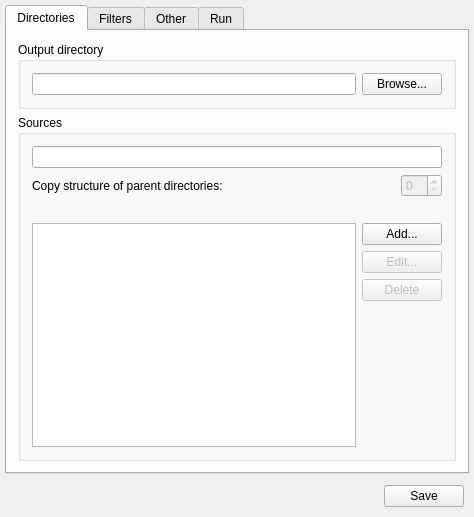
<?xml version="1.0" encoding="UTF-8"?>
<ui version="4.0">
 <class>MainWindow</class>
 <widget class="QWidget" name="MainWindow">
  <property name="geometry">
   <rect>
    <x>0</x>
    <y>0</y>
    <width>474</width>
    <height>517</height>
   </rect>
  </property>
  <property name="windowTitle">
   <string>randcp 2.6</string>
  </property>
  <layout class="QVBoxLayout" name="verticalLayout_4">
   <property name="spacing">
    <number>6</number>
   </property>
   <property name="margin">
    <number>5</number>
   </property>
   <item>
    <widget class="QTabWidget" name="tabWidget">
     <property name="enabled">
      <bool>true</bool>
     </property>
     <property name="currentIndex">
      <number>0</number>
     </property>
     <widget class="QWidget" name="dirTab">
      <attribute name="title">
       <string>Directories</string>
      </attribute>
      <layout class="QVBoxLayout" name="verticalLayout">
       <item>
        <widget class="QGroupBox" name="outDirGroupBox">
         <property name="title">
          <string>Output directory</string>
         </property>
         <layout class="QHBoxLayout" name="horizontalLayout_3">
          <item>
           <widget class="DropLineEdit" name="outDirLineEdit">
            <property name="readOnly">
             <bool>true</bool>
            </property>
           </widget>
          </item>
          <item>
           <widget class="QPushButton" name="outDirBrowseButton">
            <property name="text">
             <string>Browse...</string>
            </property>
           </widget>
          </item>
         </layout>
        </widget>
       </item>
       <item>
        <widget class="QGroupBox" name="sourcesGroupBox">
         <property name="title">
          <string>Sources</string>
         </property>
         <layout class="QVBoxLayout" name="verticalLayout_3">
          <item>
           <layout class="QHBoxLayout" name="horizontalLayout_2">
            <item>
             <widget class="QLineEdit" name="srcLineEdit">
              <property name="readOnly">
               <bool>true</bool>
              </property>
             </widget>
            </item>
           </layout>
          </item>
          <item>
           <layout class="QHBoxLayout" name="horizontalLayout_5">
            <item>
             <widget class="QLabel" name="label">
              <property name="text">
               <string>Copy structure of parent directories:</string>
              </property>
              <property name="buddy">
               <cstring>parentDirSpinBox</cstring>
              </property>
             </widget>
            </item>
            <item>
             <spacer name="horizontalSpacer_2">
              <property name="orientation">
               <enum>Qt::Horizontal</enum>
              </property>
              <property name="sizeHint" stdset="0">
               <size>
                <width>40</width>
                <height>20</height>
               </size>
              </property>
             </spacer>
            </item>
            <item>
             <widget class="QSpinBox" name="parentDirSpinBox">
              <property name="enabled">
               <bool>false</bool>
              </property>
             </widget>
            </item>
           </layout>
          </item>
          <item>
           <widget class="QLabel" name="srcStatusLabel">
            <property name="text">
             <string/>
            </property>
           </widget>
          </item>
          <item>
           <layout class="QHBoxLayout" name="srcHLayout">
            <item>
             <widget class="QListView" name="srcListView">
              <property name="acceptDrops">
               <bool>true</bool>
              </property>
             </widget>
            </item>
            <item>
             <layout class="QVBoxLayout" name="verticalLayout_2">
              <item>
               <widget class="QPushButton" name="addSrcButton">
                <property name="enabled">
                 <bool>true</bool>
                </property>
                <property name="text">
                 <string>Add...</string>
                </property>
               </widget>
              </item>
              <item>
               <widget class="QPushButton" name="editSrcButton">
                <property name="enabled">
                 <bool>false</bool>
                </property>
                <property name="text">
                 <string>Edit...</string>
                </property>
               </widget>
              </item>
              <item>
               <widget class="QPushButton" name="delSrcButton">
                <property name="enabled">
                 <bool>false</bool>
                </property>
                <property name="text">
                 <string>Delete</string>
                </property>
               </widget>
              </item>
              <item>
               <spacer name="verticalSpacer">
                <property name="orientation">
                 <enum>Qt::Vertical</enum>
                </property>
                <property name="sizeHint" stdset="0">
                 <size>
                  <width>20</width>
                  <height>40</height>
                 </size>
                </property>
               </spacer>
              </item>
             </layout>
            </item>
           </layout>
          </item>
         </layout>
        </widget>
       </item>
      </layout>
     </widget>
     <widget class="QWidget" name="filterTab">
      <attribute name="title">
       <string>Filters</string>
      </attribute>
      <layout class="QVBoxLayout" name="verticalLayout_5">
       <item>
        <widget class="QCheckBox" name="filterCheckBox">
         <property name="text">
          <string>Use filter file extensions</string>
         </property>
         <property name="checked">
          <bool>true</bool>
         </property>
        </widget>
       </item>
       <item>
        <widget class="QGroupBox" name="filterGroupBox">
         <property name="title">
          <string>Filter file extensions</string>
         </property>
         <layout class="QVBoxLayout" name="verticalLayout_7">
          <item>
           <widget class="QLineEdit" name="filterLineEdit"/>
          </item>
          <item>
           <layout class="QHBoxLayout" name="horizontalLayout_6">
            <item>
             <widget class="DropExtListWidget" name="filterListWidget"/>
            </item>
            <item>
             <layout class="QVBoxLayout" name="verticalLayout_6">
              <item>
               <widget class="QPushButton" name="addFilterButton">
                <property name="enabled">
                 <bool>true</bool>
                </property>
                <property name="text">
                 <string>Add</string>
                </property>
               </widget>
              </item>
              <item>
               <widget class="QPushButton" name="delFilterButton">
                <property name="enabled">
                 <bool>false</bool>
                </property>
                <property name="text">
                 <string>Delete</string>
                </property>
               </widget>
              </item>
              <item>
               <spacer name="verticalSpacer_2">
                <property name="orientation">
                 <enum>Qt::Vertical</enum>
                </property>
                <property name="sizeHint" stdset="0">
                 <size>
                  <width>20</width>
                  <height>40</height>
                 </size>
                </property>
               </spacer>
              </item>
             </layout>
            </item>
           </layout>
          </item>
         </layout>
        </widget>
       </item>
       <item>
        <widget class="QCheckBox" name="ignoreCheckBox">
         <property name="text">
          <string>Use ignore list</string>
         </property>
         <property name="checked">
          <bool>true</bool>
         </property>
        </widget>
       </item>
       <item>
        <widget class="QGroupBox" name="ignoreGroupBox">
         <property name="title">
          <string>Ignore list</string>
         </property>
         <layout class="QVBoxLayout" name="verticalLayout_9">
          <item>
           <layout class="QHBoxLayout" name="horizontalLayout_7">
            <item>
             <widget class="DropListWidget" name="ignoreListWidget"/>
            </item>
            <item>
             <layout class="QVBoxLayout" name="verticalLayout_8">
              <item>
               <widget class="QPushButton" name="addIgnoreFileButton">
                <property name="enabled">
                 <bool>true</bool>
                </property>
                <property name="text">
                 <string>Add file...</string>
                </property>
               </widget>
              </item>
              <item>
               <widget class="QPushButton" name="addDirIgnorButton">
                <property name="text">
                 <string>Add dir...</string>
                </property>
               </widget>
              </item>
              <item>
               <widget class="QPushButton" name="editIgnoreButton">
                <property name="enabled">
                 <bool>false</bool>
                </property>
                <property name="text">
                 <string>Edit...</string>
                </property>
               </widget>
              </item>
              <item>
               <widget class="QPushButton" name="delIgnoreButton">
                <property name="enabled">
                 <bool>false</bool>
                </property>
                <property name="text">
                 <string>Delete</string>
                </property>
               </widget>
              </item>
              <item>
               <spacer name="verticalSpacer_3">
                <property name="orientation">
                 <enum>Qt::Vertical</enum>
                </property>
                <property name="sizeHint" stdset="0">
                 <size>
                  <width>20</width>
                  <height>40</height>
                 </size>
                </property>
               </spacer>
              </item>
             </layout>
            </item>
           </layout>
          </item>
         </layout>
        </widget>
       </item>
      </layout>
     </widget>
     <widget class="QWidget" name="limitTab">
      <attribute name="title">
       <string>Other</string>
      </attribute>
      <layout class="QVBoxLayout" name="verticalLayout_10">
       <item>
        <widget class="QGroupBox" name="groupBox">
         <property name="title">
          <string>Mode</string>
         </property>
         <layout class="QVBoxLayout" name="verticalLayout_12">
          <item>
           <widget class="QRadioButton" name="rndModeRadioButton">
            <property name="text">
             <string>Shuffle</string>
            </property>
            <property name="checked">
             <bool>true</bool>
            </property>
           </widget>
          </item>
          <item>
           <widget class="QRadioButton" name="synchModeRadioButto">
            <property name="text">
             <string>Synchronization</string>
            </property>
           </widget>
          </item>
         </layout>
        </widget>
       </item>
       <item>
        <layout class="QGridLayout" name="gridLayout">
         <item row="0" column="1">
          <widget class="QSpinBox" name="fileCountSpinBox">
           <property name="enabled">
            <bool>false</bool>
           </property>
           <property name="minimum">
            <number>1</number>
           </property>
           <property name="maximum">
            <number>1048576</number>
           </property>
          </widget>
         </item>
         <item row="1" column="1">
          <widget class="QDoubleSpinBox" name="freeSpaceSpinBox">
           <property name="enabled">
            <bool>false</bool>
           </property>
           <property name="maximum">
            <double>1048576.000000000000000</double>
           </property>
          </widget>
         </item>
         <item row="2" column="1">
          <widget class="QDoubleSpinBox" name="limitSpinBox">
           <property name="enabled">
            <bool>false</bool>
           </property>
           <property name="maximum">
            <double>1048576.000000000000000</double>
           </property>
          </widget>
         </item>
         <item row="3" column="1">
          <widget class="QDoubleSpinBox" name="maxDstSpinBox">
           <property name="enabled">
            <bool>false</bool>
           </property>
           <property name="maximum">
            <double>1048576.000000000000000</double>
           </property>
          </widget>
         </item>
         <item row="0" column="0">
          <widget class="QCheckBox" name="fileCountCheckBox">
           <property name="text">
            <string>Maximum number of files to copy:</string>
           </property>
           <property name="checked">
            <bool>false</bool>
           </property>
          </widget>
         </item>
         <item row="1" column="0">
          <widget class="QCheckBox" name="minFreeSpaceCheckBox">
           <property name="text">
            <string>Minimum free disk space (Mb):</string>
           </property>
          </widget>
         </item>
         <item row="2" column="0">
          <widget class="QCheckBox" name="limitCheckBox">
           <property name="text">
            <string>Limit size of the copied files (Mb):</string>
           </property>
          </widget>
         </item>
         <item row="3" column="0">
          <widget class="QCheckBox" name="maxDstCheckBox">
           <property name="text">
            <string>Maximum size of destination directory (Mb):</string>
           </property>
          </widget>
         </item>
        </layout>
       </item>
       <item>
        <spacer name="verticalSpacer_4">
         <property name="orientation">
          <enum>Qt::Vertical</enum>
         </property>
         <property name="sizeHint" stdset="0">
          <size>
           <width>20</width>
           <height>40</height>
          </size>
         </property>
        </spacer>
       </item>
      </layout>
     </widget>
     <widget class="QWidget" name="ranTab">
      <attribute name="title">
       <string>Run</string>
      </attribute>
      <layout class="QVBoxLayout" name="verticalLayout_11">
       <item>
        <layout class="QGridLayout" name="gridLayout_2">
         <item row="0" column="0">
          <widget class="QLabel" name="filesLabel">
           <property name="text">
            <string>Files in queue: 0</string>
           </property>
          </widget>
         </item>
         <item row="1" column="0">
          <widget class="QLabel" name="freeSpaceLabel">
           <property name="text">
            <string>Free disk space: 0</string>
           </property>
          </widget>
         </item>
         <item row="0" column="2">
          <widget class="QLabel" name="pauseLabel">
           <property name="text">
            <string>Pause (ms):</string>
           </property>
          </widget>
         </item>
         <item row="0" column="3">
          <widget class="QSpinBox" name="sleepSpinBox">
           <property name="maximum">
            <number>10000</number>
           </property>
          </widget>
         </item>
         <item row="0" column="1">
          <spacer name="horizontalSpacer_4">
           <property name="orientation">
            <enum>Qt::Horizontal</enum>
           </property>
           <property name="sizeHint" stdset="0">
            <size>
             <width>40</width>
             <height>20</height>
            </size>
           </property>
          </spacer>
         </item>
        </layout>
       </item>
       <item>
        <widget class="QPlainTextEdit" name="logTextEdit">
         <property name="readOnly">
          <bool>true</bool>
         </property>
        </widget>
       </item>
       <item>
        <layout class="QHBoxLayout" name="horizontalLayout_8">
         <item>
          <spacer name="horizontalSpacer_3">
           <property name="orientation">
            <enum>Qt::Horizontal</enum>
           </property>
           <property name="sizeHint" stdset="0">
            <size>
             <width>40</width>
             <height>20</height>
            </size>
           </property>
          </spacer>
         </item>
         <item>
          <widget class="QPushButton" name="startButton">
           <property name="text">
            <string>Start</string>
           </property>
          </widget>
         </item>
        </layout>
       </item>
      </layout>
     </widget>
    </widget>
   </item>
   <item>
    <widget class="QFrame" name="frameBottom">
     <property name="frameShape">
      <enum>QFrame::NoFrame</enum>
     </property>
     <property name="frameShadow">
      <enum>QFrame::Raised</enum>
     </property>
     <layout class="QHBoxLayout" name="horizontalLayout">
      <property name="spacing">
       <number>6</number>
      </property>
      <property name="margin">
       <number>5</number>
      </property>
      <item>
       <spacer name="horizontalSpacer">
        <property name="orientation">
         <enum>Qt::Horizontal</enum>
        </property>
        <property name="sizeHint" stdset="0">
         <size>
          <width>40</width>
          <height>20</height>
         </size>
        </property>
       </spacer>
      </item>
      <item>
       <widget class="QPushButton" name="saveButton">
        <property name="text">
         <string>Save</string>
        </property>
       </widget>
      </item>
     </layout>
    </widget>
   </item>
  </layout>
 </widget>
 <layoutdefault spacing="6" margin="11"/>
 <customwidgets>
  <customwidget>
   <class>DropListWidget</class>
   <extends>QListWidget</extends>
   <header location="global">droplistwidget.h</header>
  </customwidget>
  <customwidget>
   <class>DropLineEdit</class>
   <extends>QLineEdit</extends>
   <header location="global">droplineedit.h</header>
  </customwidget>
  <customwidget>
   <class>DropExtListWidget</class>
   <extends>QListWidget</extends>
   <header location="global">droplistwidget.h</header>
  </customwidget>
 </customwidgets>
 <tabstops>
  <tabstop>tabWidget</tabstop>
  <tabstop>outDirLineEdit</tabstop>
  <tabstop>outDirBrowseButton</tabstop>
  <tabstop>srcLineEdit</tabstop>
  <tabstop>parentDirSpinBox</tabstop>
  <tabstop>srcListView</tabstop>
  <tabstop>addSrcButton</tabstop>
  <tabstop>editSrcButton</tabstop>
  <tabstop>delSrcButton</tabstop>
  <tabstop>filterCheckBox</tabstop>
  <tabstop>filterLineEdit</tabstop>
  <tabstop>filterListWidget</tabstop>
  <tabstop>addFilterButton</tabstop>
  <tabstop>delFilterButton</tabstop>
  <tabstop>saveButton</tabstop>
  <tabstop>ignoreCheckBox</tabstop>
  <tabstop>ignoreListWidget</tabstop>
  <tabstop>addIgnoreFileButton</tabstop>
  <tabstop>addDirIgnorButton</tabstop>
  <tabstop>editIgnoreButton</tabstop>
  <tabstop>delIgnoreButton</tabstop>
  <tabstop>fileCountSpinBox</tabstop>
  <tabstop>freeSpaceSpinBox</tabstop>
  <tabstop>limitSpinBox</tabstop>
  <tabstop>maxDstSpinBox</tabstop>
  <tabstop>fileCountCheckBox</tabstop>
  <tabstop>minFreeSpaceCheckBox</tabstop>
  <tabstop>limitCheckBox</tabstop>
  <tabstop>maxDstCheckBox</tabstop>
  <tabstop>sleepSpinBox</tabstop>
  <tabstop>logTextEdit</tabstop>
  <tabstop>startButton</tabstop>
 </tabstops>
 <resources/>
 <connections>
  <connection>
   <sender>outDirBrowseButton</sender>
   <signal>clicked()</signal>
   <receiver>MainWindow</receiver>
   <slot>selectOutputDir()</slot>
   <hints>
    <hint type="sourcelabel">
     <x>446</x>
     <y>81</y>
    </hint>
    <hint type="destinationlabel">
     <x>318</x>
     <y>4</y>
    </hint>
   </hints>
  </connection>
  <connection>
   <sender>saveButton</sender>
   <signal>clicked()</signal>
   <receiver>MainWindow</receiver>
   <slot>saveSettings()</slot>
   <hints>
    <hint type="sourcelabel">
     <x>463</x>
     <y>506</y>
    </hint>
    <hint type="destinationlabel">
     <x>394</x>
     <y>419</y>
    </hint>
   </hints>
  </connection>
  <connection>
   <sender>parentDirSpinBox</sender>
   <signal>valueChanged(int)</signal>
   <receiver>MainWindow</receiver>
   <slot>selectParentDirLevel(int)</slot>
   <hints>
    <hint type="sourcelabel">
     <x>447</x>
     <y>201</y>
    </hint>
    <hint type="destinationlabel">
     <x>392</x>
     <y>168</y>
    </hint>
   </hints>
  </connection>
  <connection>
   <sender>addSrcButton</sender>
   <signal>clicked()</signal>
   <receiver>MainWindow</receiver>
   <slot>addSrcDir()</slot>
   <hints>
    <hint type="sourcelabel">
     <x>446</x>
     <y>260</y>
    </hint>
    <hint type="destinationlabel">
     <x>393</x>
     <y>221</y>
    </hint>
   </hints>
  </connection>
  <connection>
   <sender>srcListView</sender>
   <signal>clicked(QModelIndex)</signal>
   <receiver>MainWindow</receiver>
   <slot>selectSrcDirList(QModelIndex)</slot>
   <hints>
    <hint type="sourcelabel">
     <x>122</x>
     <y>383</y>
    </hint>
    <hint type="destinationlabel">
     <x>2</x>
     <y>268</y>
    </hint>
   </hints>
  </connection>
  <connection>
   <sender>editSrcButton</sender>
   <signal>clicked()</signal>
   <receiver>MainWindow</receiver>
   <slot>editSrcDirList()</slot>
   <hints>
    <hint type="sourcelabel">
     <x>446</x>
     <y>293</y>
    </hint>
    <hint type="destinationlabel">
     <x>393</x>
     <y>258</y>
    </hint>
   </hints>
  </connection>
  <connection>
   <sender>delSrcButton</sender>
   <signal>clicked()</signal>
   <receiver>MainWindow</receiver>
   <slot>delSrcDirList()</slot>
   <hints>
    <hint type="sourcelabel">
     <x>446</x>
     <y>326</y>
    </hint>
    <hint type="destinationlabel">
     <x>392</x>
     <y>292</y>
    </hint>
   </hints>
  </connection>
  <connection>
   <sender>filterCheckBox</sender>
   <signal>clicked(bool)</signal>
   <receiver>MainWindow</receiver>
   <slot>setEnabledFilter(bool)</slot>
   <hints>
    <hint type="sourcelabel">
     <x>65</x>
     <y>44</y>
    </hint>
    <hint type="destinationlabel">
     <x>2</x>
     <y>47</y>
    </hint>
   </hints>
  </connection>
  <connection>
   <sender>addFilterButton</sender>
   <signal>clicked()</signal>
   <receiver>MainWindow</receiver>
   <slot>addFilterExt()</slot>
   <hints>
    <hint type="sourcelabel">
     <x>115</x>
     <y>79</y>
    </hint>
    <hint type="destinationlabel">
     <x>393</x>
     <y>123</y>
    </hint>
   </hints>
  </connection>
  <connection>
   <sender>filterLineEdit</sender>
   <signal>editingFinished()</signal>
   <receiver>MainWindow</receiver>
   <slot>addFilterExt()</slot>
   <hints>
    <hint type="sourcelabel">
     <x>115</x>
     <y>79</y>
    </hint>
    <hint type="destinationlabel">
     <x>394</x>
     <y>98</y>
    </hint>
   </hints>
  </connection>
  <connection>
   <sender>filterListWidget</sender>
   <signal>clicked(QModelIndex)</signal>
   <receiver>MainWindow</receiver>
   <slot>selectFilterExtList()</slot>
   <hints>
    <hint type="sourcelabel">
     <x>115</x>
     <y>79</y>
    </hint>
    <hint type="destinationlabel">
     <x>390</x>
     <y>205</y>
    </hint>
   </hints>
  </connection>
  <connection>
   <sender>delFilterButton</sender>
   <signal>clicked()</signal>
   <receiver>MainWindow</receiver>
   <slot>delFilterExtList()</slot>
   <hints>
    <hint type="sourcelabel">
     <x>115</x>
     <y>79</y>
    </hint>
    <hint type="destinationlabel">
     <x>392</x>
     <y>85</y>
    </hint>
   </hints>
  </connection>
  <connection>
   <sender>ignoreCheckBox</sender>
   <signal>clicked(bool)</signal>
   <receiver>MainWindow</receiver>
   <slot>setEnabledIgnore(bool)</slot>
   <hints>
    <hint type="sourcelabel">
     <x>81</x>
     <y>54</y>
    </hint>
    <hint type="destinationlabel">
     <x>4</x>
     <y>254</y>
    </hint>
   </hints>
  </connection>
  <connection>
   <sender>addIgnoreFileButton</sender>
   <signal>clicked()</signal>
   <receiver>MainWindow</receiver>
   <slot>addFileIgnoreList()</slot>
   <hints>
    <hint type="sourcelabel">
     <x>115</x>
     <y>89</y>
    </hint>
    <hint type="destinationlabel">
     <x>394</x>
     <y>334</y>
    </hint>
   </hints>
  </connection>
  <connection>
   <sender>addDirIgnorButton</sender>
   <signal>clicked()</signal>
   <receiver>MainWindow</receiver>
   <slot>addDirIgnoreList()</slot>
   <hints>
    <hint type="sourcelabel">
     <x>115</x>
     <y>89</y>
    </hint>
    <hint type="destinationlabel">
     <x>395</x>
     <y>376</y>
    </hint>
   </hints>
  </connection>
  <connection>
   <sender>ignoreListWidget</sender>
   <signal>clicked(QModelIndex)</signal>
   <receiver>MainWindow</receiver>
   <slot>selectIngoreList()</slot>
   <hints>
    <hint type="sourcelabel">
     <x>102</x>
     <y>89</y>
    </hint>
    <hint type="destinationlabel">
     <x>2</x>
     <y>369</y>
    </hint>
   </hints>
  </connection>
  <connection>
   <sender>delIgnoreButton</sender>
   <signal>clicked()</signal>
   <receiver>MainWindow</receiver>
   <slot>delIgnoreList()</slot>
   <hints>
    <hint type="sourcelabel">
     <x>115</x>
     <y>89</y>
    </hint>
    <hint type="destinationlabel">
     <x>394</x>
     <y>365</y>
    </hint>
   </hints>
  </connection>
  <connection>
   <sender>fileCountCheckBox</sender>
   <signal>clicked(bool)</signal>
   <receiver>MainWindow</receiver>
   <slot>enableFileCount(bool)</slot>
   <hints>
    <hint type="sourcelabel">
     <x>37</x>
     <y>54</y>
    </hint>
    <hint type="destinationlabel">
     <x>1</x>
     <y>15</y>
    </hint>
   </hints>
  </connection>
  <connection>
   <sender>minFreeSpaceCheckBox</sender>
   <signal>clicked(bool)</signal>
   <receiver>MainWindow</receiver>
   <slot>enableFreeSpace(bool)</slot>
   <hints>
    <hint type="sourcelabel">
     <x>104</x>
     <y>74</y>
    </hint>
    <hint type="destinationlabel">
     <x>3</x>
     <y>95</y>
    </hint>
   </hints>
  </connection>
  <connection>
   <sender>limitCheckBox</sender>
   <signal>clicked(bool)</signal>
   <receiver>MainWindow</receiver>
   <slot>enableLimit(bool)</slot>
   <hints>
    <hint type="sourcelabel">
     <x>110</x>
     <y>74</y>
    </hint>
    <hint type="destinationlabel">
     <x>1</x>
     <y>183</y>
    </hint>
   </hints>
  </connection>
  <connection>
   <sender>maxDstCheckBox</sender>
   <signal>clicked(bool)</signal>
   <receiver>MainWindow</receiver>
   <slot>enableMaxDst(bool)</slot>
   <hints>
    <hint type="sourcelabel">
     <x>76</x>
     <y>74</y>
    </hint>
    <hint type="destinationlabel">
     <x>1</x>
     <y>155</y>
    </hint>
   </hints>
  </connection>
  <connection>
   <sender>tabWidget</sender>
   <signal>currentChanged(int)</signal>
   <receiver>MainWindow</receiver>
   <slot>selectTab(int)</slot>
   <hints>
    <hint type="sourcelabel">
     <x>200</x>
     <y>19</y>
    </hint>
    <hint type="destinationlabel">
     <x>2</x>
     <y>150</y>
    </hint>
   </hints>
  </connection>
  <connection>
   <sender>startButton</sender>
   <signal>clicked()</signal>
   <receiver>MainWindow</receiver>
   <slot>pressStartButton()</slot>
   <hints>
    <hint type="sourcelabel">
     <x>115</x>
     <y>86</y>
    </hint>
    <hint type="destinationlabel">
     <x>366</x>
     <y>413</y>
    </hint>
   </hints>
  </connection>
  <connection>
   <sender>editIgnoreButton</sender>
   <signal>clicked()</signal>
   <receiver>MainWindow</receiver>
   <slot>editIgnoreList()</slot>
   <hints>
    <hint type="sourcelabel">
     <x>115</x>
     <y>89</y>
    </hint>
    <hint type="destinationlabel">
     <x>472</x>
     <y>385</y>
    </hint>
   </hints>
  </connection>
  <connection>
   <sender>outDirLineEdit</sender>
   <signal>textChanged(QString)</signal>
   <receiver>MainWindow</receiver>
   <slot>refreshOutPath()</slot>
   <hints>
    <hint type="sourcelabel">
     <x>67</x>
     <y>84</y>
    </hint>
    <hint type="destinationlabel">
     <x>475</x>
     <y>25</y>
    </hint>
   </hints>
  </connection>
 </connections>
 <slots>
  <slot>selectOutputDir()</slot>
  <slot>saveSettings()</slot>
  <slot>selectSrcDir()</slot>
  <slot>selectParentDirLevel(int)</slot>
  <slot>addSrcDir()</slot>
  <slot>selectSrcDirList(QModelIndex)</slot>
  <slot>editSrcDirList()</slot>
  <slot>delSrcDirList()</slot>
  <slot>setEnabledFilter(bool)</slot>
  <slot>addFilterExt()</slot>
  <slot>selectFilterExtList()</slot>
  <slot>delFilterExtList()</slot>
  <slot>setEnabledIgnore(bool)</slot>
  <slot>addFileIgnoreList()</slot>
  <slot>addDirIgnoreList()</slot>
  <slot>selectIngoreList()</slot>
  <slot>delIgnoreList()</slot>
  <slot>enableFileCount(bool)</slot>
  <slot>enableFreeSpace(bool)</slot>
  <slot>enableLimit(bool)</slot>
  <slot>enableMaxDst(bool)</slot>
  <slot>selectTab(int)</slot>
  <slot>scan()</slot>
  <slot>startCopy()</slot>
  <slot>pressStartButton()</slot>
  <slot>editIgnoreList()</slot>
  <slot>refreshOutPath()</slot>
 </slots>
</ui>
